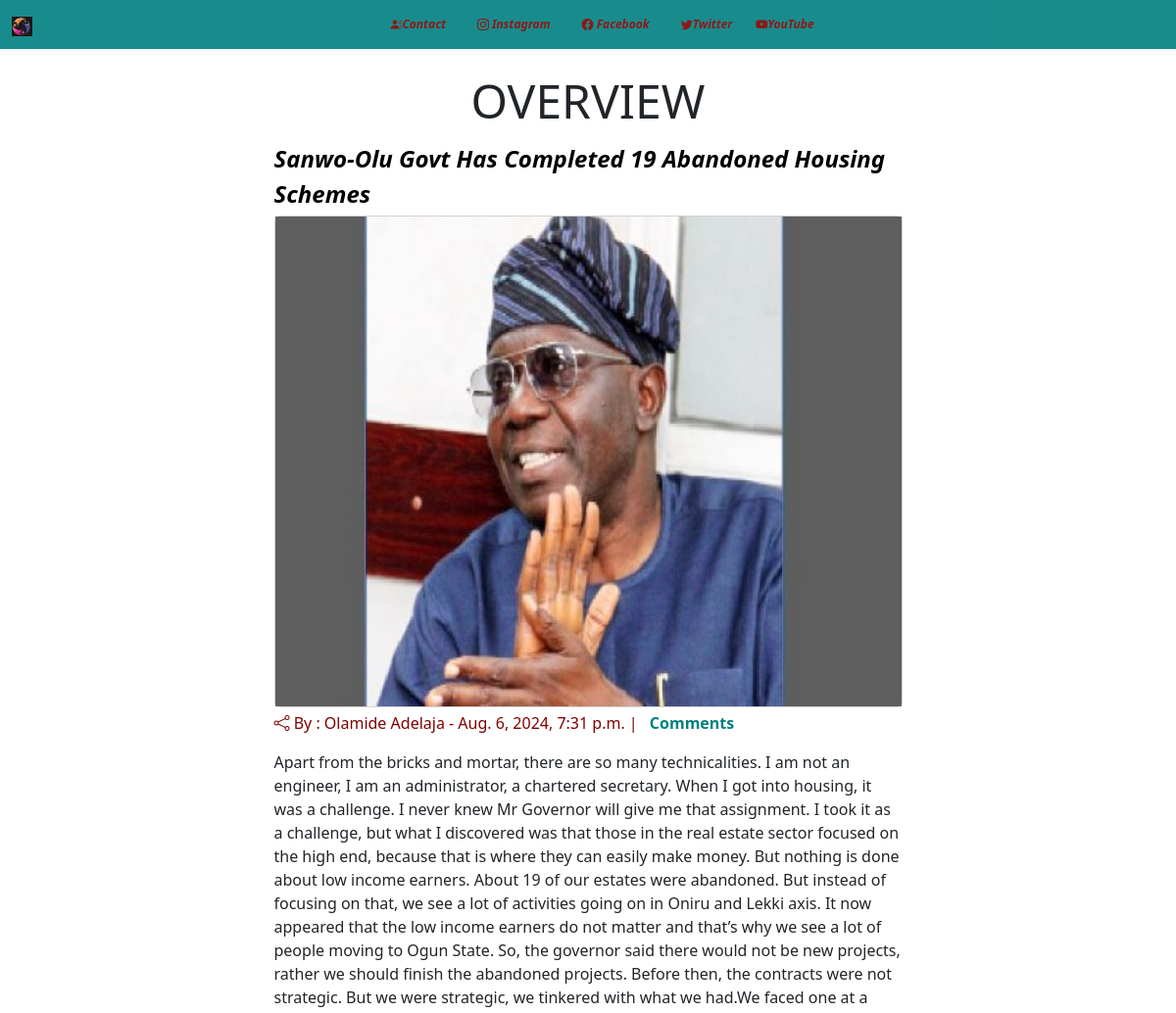
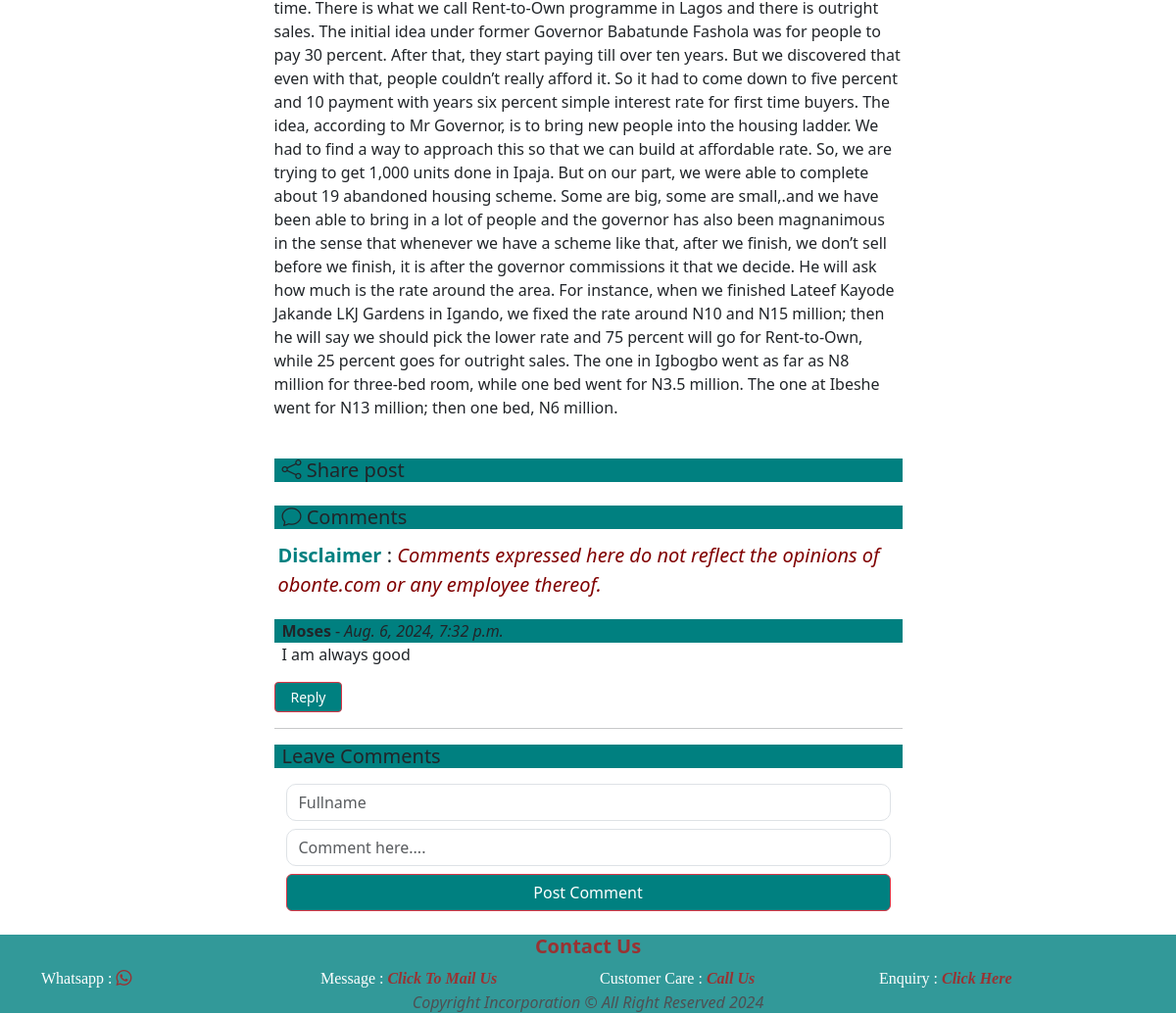
/view/26/, run on the app's committed database (2 pictures, top to bottom).
### obonteblog/models.py (models this page shows, shortened)
class Post(models.Model):
    title = models.CharField(max_length=550)
    flag = models.BooleanField(default=False,null=True,blank=True)
    category = models.ForeignKey(Category, on_delete=models.CASCADE, null=True)
    date_posted = models.DateTimeField(auto_now=True)
    leadimg = models.ImageField(default='leadimg.jpg')
    body = models.TextField()
    author = models.ForeignKey(User,on_delete=models.CASCADE, null =True, blank =True)

class Comment(models.Model):
    post = models.ForeignKey(Post,on_delete=models.CASCADE,null=True, blank=True)
    fullname = models.CharField(max_length=80)
    date_posted = models.DateTimeField(auto_now=True)
    body = models.TextField(null=True,blank=True)
    class Meta:
        ordering = ['-date_posted']

### obonteblog/views.py (the view, shortened to what this page needs)
# urls.py: path('view/', views.blog_view,name='blog_view'),
def blog_view(request,id):
    user = request.user
    show = Post.objects.get(id=id)
    comments = Comment.objects.all().filter(post = show)
    form = CommentForm()
    rform = ReplyForm()
    context={
        'push':show,
        'form':form,
        'comments':comments,
        'rform':rform,
        'user':user,
    }
    return render(request,'blog/blog_view.html', context)

### obonteblog/forms.py
class CommentForm(forms.ModelForm):
    fullname = forms.CharField(label='',widget=forms.TextInput(attrs={'class':'form-control my-2','placeholder':'Fullname'}))
    body = forms.CharField(label='',widget=forms.TextInput(attrs={'class':'form-control my-2','placeholder':'Comment here....'}))
    class Meta:
        model = Comment
        fields = ['fullname','body']
        widgets={
            'fullname':forms.TextInput(attrs={'class':'form-control my-2','placeholder':'Fullname'}),
            'body':forms.TextInput(attrs={'class':'form-control my-2','placeholder':'Comment here....'}),
        }

class ReplyForm(forms.ModelForm):
    body = forms.CharField(label='',widget=forms.TextInput(attrs={'class':'form-control my-2','placeholder':'Reply comment'}))
    class Meta:
        model = Reply
        fields = ['body']
        widgets ={
            'body':forms.TextInput(attrs={'class':'form-control my-2','placeholder':'Reply comment'}),
        }

### obonteblog/context_processors.py (called while the page is built)
def category(request):
    categorys = Category.objects.all().order_by('-created')
    return {
        'categorys':categorys
    }

### templates/blog/blog_view.html (shortened to what this page needs)
{% extends "shared/base.html" %}
{% load static %}
{% load social_share %}
{% block content %}
    <section id="overview">
        <h4 class="display-5 text-center h4-view">OVERVIEW</h4>
        <div class="container">
            <div class="row">
                <div class="col-md-7 mx-auto">
                    {% if push %}
                    <div class=" viewheaddies my-1">{{push.title |title}}</div>
                    <div class="card">
                        <img height="500" class="image-fluid"  src="{{ push.leadimg.url }}/" alt="{{push.title}}">
                    </div>
                    <div class="card-body mt-1">
                        <p class="itinerary"><i class="bi bi-share"></i>
                        By : {{push.author.first_name}} {{push.author.last_name}} - {{push.date_posted}} |  <a class="overviewcomment px-2" href="#messageform">Comments</a></p>
                    </div>
                    <p>
                        {{push.body | safe}}
                    </p>
                    {% endif %}
                    <br>
                    <div class="mb-3">
                        <h5 class=" ps-2 leavecomments"><i class="bi bi-share"></i> Share post </h5>
                    </div>
                    <h5 class="commenttag ps-2"> <i class="bi bi-chat"> </i>Comments</h5>
                    <p class="lead p-1">
                        <span class="disclaimertag fw-bold">Disclaimer</span> : <span class="fst-italic comsize">Comments expressed here do not reflect the opinions of obonte.com or any employee thereof. </span>
                    </p>
                    {% if comments %}
                    {% for comment in comments %}
                    <div class="containerchat darker">
                        <p class="my-auto bg-dange ps-2 commenttitledate"><b>{{comment.fullname}}</b> - <i>{{comment.date_posted}}</i></p>
                        <p class="ps-2 commentbody">{{comment.body}}</p>
                    </div>
                    <div class="d-flex">
                        <div>
                            <button class="btn btn-danger btn-sm px-3 replycomment" type="button" data-bs-toggle="collapse" data-bs-target="#respo{{comment.id}}" aria-expanded="false" aria-controls="collapseExample">
                                Reply
                            </button>
                        </div>
                    </div>
                    <hr>
                    {% endfor %}
                    {% else %}
                        <p class="lead bg-danger text-white ps-2 fs addcomment">
                            No Comment Related To This Post - Add comment
                        </p>
                    {% endif %}
                    <div class="container" id="messageform">
                        <div class="row">
                            <h5 class=" ps-2 leavecomments"> Leave Comments </h5>
                            <form action="" method="post" class="">
                                <div class="form-group">
                                    {{form}}
                                </div>
                                <div class="d-grid">
                                    <button class="btn btn-danger postcomment" type="submit" >Post Comment</button>
                                </div>
                            </form>
                         </div>
                    </div>
                </div>
            </div>
        </div>
    </section>
    <br>
{% endblock content %}

### obonte/static/css/style.css (style rules this page uses)
:root { --main-color: rgb(0, 128, 128); --secondary-color: maroon; --white: #fff; --black: #000; --light-black: #3333; --light-grey: #D3D3D3; --color-mixer:#800080; }
body { background-repeat: no-repeat; background-size: cover; }
a { text-decoration: none; }
html { scroll-behavior: smooth; }
img { width: 100%; }
span { color: var(--secondary-color); }
.form-control { border-radius: 10px; }
#overview { margin-top: 1.5rem; }
#overview .viewheaddies { color: black; font-size: x-large; font-weight: bolder; font-style: oblique; }
#overview .container .row .card-body .itinerary { color: var(--secondary-color); }
#overview .container .mx-auto .card-body .overviewcomment { color: var(--main-color); font-weight: bolder; }
#overview .container .row .mx-auto .disclaimertag { color: var(--main-color); }
#overview .container .row .mx-auto .commenttag { background-color: var(--main-color); }
#overview .container .row .mx-auto .commenttitledate, .commentreply, .replycomment { background-color: var(--main-color); }
#overview .container .row .mx-auto .leavecomments, .postcomment { background-color: var(--main-color); }

### data on the page
Post: title "Sanwo-Olu Govt Has Completed 19 Abandoned Housing Schemes", leadimg (picture), author.first_name "Olamide", author.last_name "Adelaja", date_posted "Aug. 6, 2024, 7:31 p.m.", body "Apart from the bricks and mortar, there are so many technicalities. I am not an engineer, I am an administrator, a chartered secretary. When I got into housing, it was a challenge. I never knew Mr Governor will give me that assignment. I took it as a challenge, but what I discovered was that those in the real estate sector focused on the high end, because that is where they can easily make money. But nothing is done about low income earners. About 19 of our estates were abandoned. But instead of focusing on that, we see a lot of activities going on in Oniru and Lekki axis. It now appeared that the low income earners do not matter and that’s why we see a lot of people moving to Ogun State.…"
Comment: fullname "Moses", date_posted "Aug. 6, 2024, 7:32 p.m.", body "I am always good"
